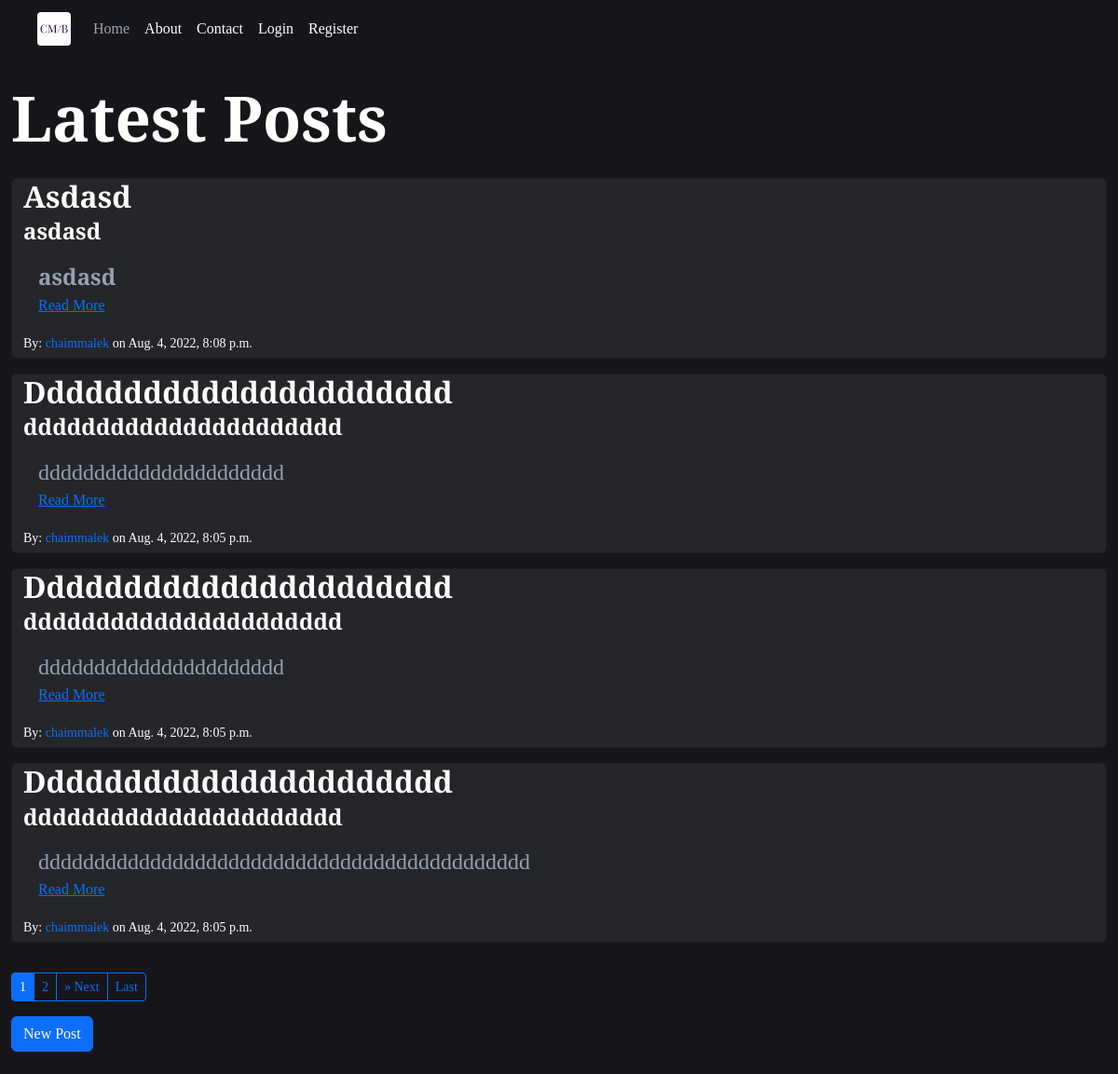
Before: / with the older database file.
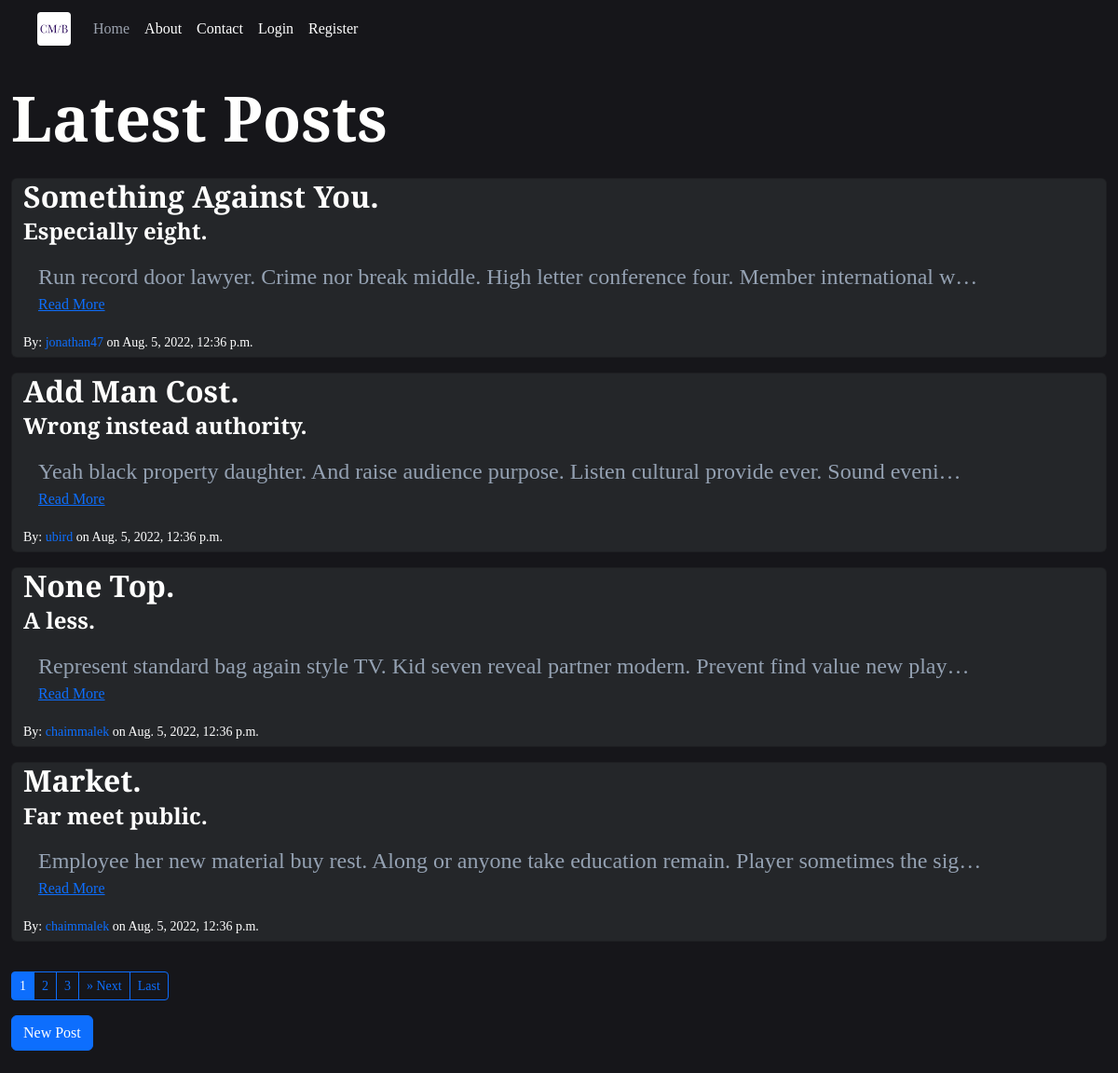
After: the same page with the newer database file.
### blog/models.py (models this page shows, shortened)
class Post(models.Model):
    id = models.UUIDField(primary_key=True, default=uuid4, unique=True, editable=False)
    author = models.ForeignKey('blog.User', on_delete=models.CASCADE, limit_choices_to={'is_staff': True},
                               related_name='posts')
    title = models.CharField(max_length=50, blank=False, null=True)
    subtitle = models.CharField(max_length=100, blank=True)
    body = RichTextField(config_name='post-form', blank=False, null=True,
                         validators=[MaxLengthValidator(1000), MinLengthValidator(10)])
    posted_at = models.DateTimeField(auto_now_add=True, null=True)
    img = models.ImageField(upload_to='blog/img/', null=True, blank=True)
    class Meta:
        ordering = ['-posted_at']

class User(AbstractUser):
    id = models.UUIDField(primary_key=True, default=uuid4, unique=True, editable=False)
    def __str__(self):
        return self.username

### blog/views.py (the view)
# urls.py: 2. Add a URL to urlpatterns:  path('', Home.as_view(), name='home')
class Home(ListView):
    model = Post
    template_name = 'index.html'
    paginate_by = 4
    def get_context_object_name(self, object_list):
        return 'posts'

### templates/index.html (shortened to what this page needs)
{% extends 'base.html' %}
{% load static %}
{% block body %}
    <div class="my-4">
        <section id="home">
            <div class="row gy-3">
                <div class="latest-posts">
                    <h1 class="text-5xl">Latest Posts</h1>
                    {% for post in posts %}
                        <div class="posts">
                            <div class="row gy-3 m-0">
                                <div class="card">
                                    <h2 class="card-title">{{ post.title | title }}</h2>
                                    <h4 class="card-subtitle">{{ post.subtitle }}</h4>
                                    <div class="post-body card-body">
                                        <p>{{ post.body | safe | truncatewords:25 |truncatechars:100 }}</p><a
                                            href="{% url 'blog:post' post.id %}">Read More</a>
                                    </div>
                                    <div class="text-white pb-1">
                                        <small>By: <a
                                                href="{% url 'blog:profile' id=post.author.id username=post.author %}"
                                                class="username">{{ post.author }}</a> on {{ post.posted_at }}</small>
                                    </div>
                                </div>
                            </div>
                        </div>
                    {% endfor %}
                </div>
                <div class="row gy-3">
                    <div class="pagination-btn">
                        <div class="btn-group btn-group-sm" role="group" aria-label="Small Item pagination">
                            {% for page_number in page_obj.paginator.page_range %}
                                {% if page_obj.number == page_number %}
                                    <button class="btn btn-outline-primary active">
                                        <span>{{ page_number }} </span>
                                    </button>
                                {% else %}
                                    <a href="?page={{ page_number }}" class="btn btn-outline-primary">
                                        {{ page_number }}
                                    </a>
                                {% endif %}
                            {% endfor %}
                            {% if page_obj.has_next %}
                                <a class="btn btn-outline-primary" href="?page={{ page_obj.next_page_number }}">&raquo;
                                    Next</a>
                                <a class="btn btn-outline-primary"
                                   href="?page={{ page_obj.paginator.num_pages }}">Last</a>
                            {% endif %}
                        </div>
                    </div>
                    <div class="new-post">
                        <a href="{% url 'blog:create-post' %}">
                            <button class="btn btn-primary">New Post</button>
                        </a>
                    </div>
                </div>
            </div>
        </section>
    </div>
{% endblock body %}

### templates/base.html (shortened to what this page needs)
{% load static %}
<!DOCTYPE html>
<html lang="en">
<head>
    <link rel="stylesheet" href="https://cdn.jsdelivr.net/npm/bootstrap@5.2.0/dist/css/bootstrap.min.css">
    <link rel="stylesheet" href="{% static 'blog/css/styles.css' %}">
</head>
<body>
    <div class="layout container-fluid">
        {% include 'navbar.html' %}
        {% block body %}
        {% endblock body %}
    </div>
</body>
</html>

### templates/navbar.html (shortened to what this page needs)
{% load static %}
<nav class="navbar navbar-expand-lg px-3 navbar-dark">
    <div class="container-fluid">
        <a class="navbar-brand" href="#">
            <img src="{% static 'blog/img/logo.png' %}" alt="logo" width="36" height="36">
        </a>
        {% with request.resolver_match.url_name as url_name %}
            <div class="collapse navbar-collapse" id="navbarNav">
                <div class="navbar-nav">
                    <a class="nav-link {% if url_name == 'home' %}active{% endif %}"
                       href="{% url 'blog:home' %}">Home</a>
                    <a class="nav-link {% if url_name == 'about' %}active{% endif %}" href="#" >About</a>
                    <a class="nav-link {% if url_name == 'contact' %}active{% endif %}" href="#">Contact</a>
                    {% if not request.user.is_authenticated %}
                        <a class="nav-link {% if url_name == 'login' %}active{% endif %}" href="{% url 'blog:login' %}">Login</a>
                        <a class="nav-link {% if url_name == 'register' %}active{% endif %}" href="{% url 'blog:register' %}">Register</a>
                    {% else %}
                        <a class="nav-link" href="{% url 'blog:logout' %}">Logout</a>
                        <a class="nav-link {% if url_name == 'profile' %}active{% endif %}" href="{% url 'blog:profile' id=request.user.id username=request.user.username %}">Profile</a>
                    {% endif %}
                </div>
            </div>
        {% endwith %}
    </div>
</nav>

### static/blog/css/styles.css (style rules this page uses)
* { box-sizing: border-box; -moz-box-sizing: border-box; margin: 0; padding: 0; }
body { font-family: 'Playfair Display', serif; background-color: #16161a; }
.navbar { --bs-navbar-color: #fff; --bs-navbar-active-color: rgb(156 163 175);; --bs-navbar-hover-color: rgb(156 163 175); }
h1 { color: #fffffe; font-size: 4.2rem; font-weight: 900; }
h2 { color: #fffffe; font-size: 2rem; font-weight: 900; }
h4 { color: #fffffe; font-size: 1.50rem; font-weight: 900; }
p { color: #94a1b2; font-size: 1.5rem; margin: 0; }
.username { text-decoration: none; }
.card { background-color: #242629; }

Changed rows visible on the page:
removed Post: title "Asdasd", subtitle "asdasd", body "asdasd", author "chaimmalek", posted_at "Aug. 4, 2022, 8:08 p.m."
removed Post: title "Dddddddddddddddddddddd", subtitle "dddddddddddddddddddddd", body "dddddddddddddddddddddd", author "chaimmalek", posted_at "Aug. 4, 2022, 8:05 p.m."
removed Post: title "Dddddddddddddddddddddd", subtitle "dddddddddddddddddddddd", body "dddddddddddddddddddddd", author "chaimmalek", posted_at "Aug. 4, 2022, 8:05 p.m."
removed Post: title "Dddddddddddddddddddddd", subtitle "dddddddddddddddddddddd", body "dddddddddddddddddddddddddddddddddddddddddddd", author "chaimmalek", posted_at "Aug. 4, 2022, 8:05 p.m."
added Post: title "Something Against You.", subtitle "Especially eight.", body "Run record door lawyer. Crime nor break middle. High letter conference four. Member international w…", author "jonathan47", posted_at "Aug. 5, 2022, 12:36 p.m."
added Post: title "Add Man Cost.", subtitle "Wrong instead authority.", body "Yeah black property daughter. And raise audience purpose. Listen cultural provide ever. Sound eveni…", author "ubird", posted_at "Aug. 5, 2022, 12:36 p.m."
added Post: title "None Top.", subtitle "A less.", body "Represent standard bag again style TV. Kid seven reveal partner modern. Prevent find value new play…", author "chaimmalek", posted_at "Aug. 5, 2022, 12:36 p.m."
added Post: title "Market.", subtitle "Far meet public.", body "Employee her new material buy rest. Along or anyone take education remain. Player sometimes the sig…", author "chaimmalek", posted_at "Aug. 5, 2022, 12:36 p.m."
Other visible differences:
new list line: "3"
